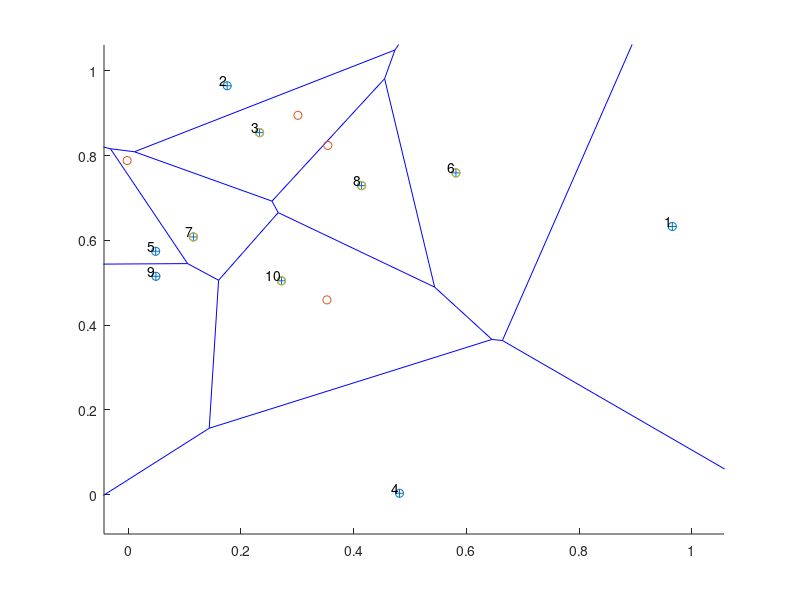

Source code (MATLAB):
% This code generates a Voronoi-Poisson tessellation
% A (homogeneous) Poisson point process (PPP) is created on a rectangle.
% Then the Voronoi tesselation is found using the MATLAB function[1], which
% is based on the Qhull project[2] .
% All points (or cells) of the PPP are numbered arbitrarily.
% In each *bounded* Voronoi cell a new point is uniformly placed.
%
% The placement step is done by first dividing each (bounded) Voronoi cell
% (ie an irregular polygon) with, say, m sides into m scalene triangles.
% The i th triangle is then randomly chosen based on the ratio of areas.
% A point is then uniformly placed on the i th triangle (via eq. 1 in [3]).
% The placement step is repeated for all bounded Voronoi cells.
%
% A Voronoi diagram is displayed over the PPP. Points of the underlying PPP
% are marked green and blue if they are located respectively in bounded and
% unbounded Voronoi cells. The uniformly placed points in the bounded
% cells are marked red.
%
% If there are no bounded Voronoi cells, no diagram is created.
%
% Author: H.Paul Keeler, 2019
%
% [1] http://www.mathworks.com.au/help/matlab/ref/voronoin.html
% [2] http://www.qhull.org/
% [2] Osada, R., Funkhouser, T., Chazelle, B. and Dobkin. D.,
% "Shape distributions", ACM Transactions on Graphics, vol 21, issue 4,
% 2002

clearvars; close all; clc;

%Simulation window parameters
xMin=0;
xMax=1;
yMin=0;
yMax=1;
%rectangle dimensions
xDelta=xMax-xMin; %width 
yDelta=yMax-yMin; %height
areaTotal=xDelta*yDelta; %area of simulation window

%Point process parameters
lambda=10; %intensity (ie mean density) of the Poisson process

%Simulate Poisson point process
numbPoints=poissrnd(areaTotal*lambda);%Poisson number of points
xx=xDelta*(rand(numbPoints,1))+xMin;%x coordinates of Poisson points
yy=xDelta*(rand(numbPoints,1))+yMin;%y coordinates of Poisson points

xxyy=[xx(:) yy(:)]; %combine x and y coordinates
%Perform Voronoi tesseslation using built-in function
[vertexAll,cellAll]=voronoin(xxyy);
%vertexAll is x/y coordinates of all vertices
numbCells=numbPoints; %number of Voronoi cells (including unbounded)

%initialize  arrays
booleBounded=zeros(numbCells,1);
uu=zeros(numbCells,1);
vv=zeros(numbCells,1);

%Loop through for all Voronoi cells
for ii=1:numbCells
    %check for unbounded cells (index 1 corresponds to a point at infinity)
    booleBounded(ii)=~(any((cellAll{ii})==1));
    
    %checks if the Voronoi cell is bounded. if bounded, calculates its area
    %and assigns a single point uniformly in the Voronoi cell.
    
    %%%START-- Randomly place a point in a bounded Voronoi cell --START%%%
    if booleBounded(ii)
        xx0=xx(ii);yy0=yy(ii); %the (Poisson) point of the Voronoi cell
        %x/y values for current cell
        xxCell=vertexAll(cellAll{ii},1);
        yyCell=vertexAll(cellAll{ii},2);
        
        %%% START -- Caclulate areas of triangles -- START%%%
        %calculate area of triangles of bounded cell (ie irregular polygon)
        numbTri=length(xxCell); %number of triangles
        %create some indices for calculating triangle areas
        indexVertex=1:(numbTri+1); %number vertices
        indexVertex(end)=1; %repeat first index (ie returns to the start)
        indexVertex1=indexVertex(1:numbTri); %first vertex index
        indexVertex2=indexVertex(2:numbTri+1);  %second vertex index
        %calculate areas of triangles using shoelace formula
        areaTri=abs((xxCell(indexVertex1)-xx0).*(yyCell(indexVertex2)-yy0)...
            -(xxCell(indexVertex2)-xx0).*(yyCell(indexVertex1)-yy0))/2;
        areaPoly=sum(areaTri); %total area of cell/polygon
        %%%END-- Caclulate areas of triangles -- END%%%
        
        %%%START -- Randomly placing point -- START%%%
        %%% place a point uniformaly in the (bounded) polygon
        %randomly choose the triangle (from the set that forms the polygon)
        cdfTri=cumsum(areaTri)/areaPoly; %create triangle CDF
        indexTri=find(rand(1,1)<=cdfTri,1); %use CDF to choose #
        
        indexVertex1=indexVertex(indexTri); %first vertex index
        indexVertex2=indexVertex(indexTri+1); %second vertex index
        %for all triangles
        xxTri=[xx0, xxCell(indexVertex1),xxCell(indexVertex2)];
        yyTri=[yy0, yyCell(indexVertex1),yyCell(indexVertex2)];
        
        %create two sets of uniform random variables on unit interval
        uniRand1=rand(1,1); uniRand2=rand(1,1);
        
        %point is uniformly placed in the triangle via equation (1)in [2]
        %x coordinate (via eq. 1 in [3])
        uu(ii)=(1-sqrt(uniRand1))*xxTri(1)...
            +sqrt(uniRand1)*(1-uniRand2)*xxTri(2)...
            +sqrt(uniRand1)*uniRand2*xxTri(3);
        %y coordinate (via eq. 1 in [3])
        vv(ii)=(1-sqrt(uniRand1))*yyTri(1)...
            +sqrt(uniRand1)*(1-uniRand2)*yyTri(2)...
            +sqrt(uniRand1)*uniRand2*yyTri(3);
        %%%END -- Randomly placing point -- END%%%
        
    end
    %%% END -- Randomly place a point in a Voronoi cell -- END%%%
end

indexBounded=find(booleBounded==1); %find bounded cells
%remove unbounded cells
uu=uu(indexBounded); 
vv=vv(indexBounded); 
numbBounded=length(indexBounded); %number of bounded cells
percentBound=numbBounded/numbCells; %percent of bounded Voronoi cells

%%%START -- Plotting section -- START%%%
if (numbBounded>0)
    figure; hold on;
    %create voronoi diagram on the point pattern
    voronoi(xx,yy);
    %plot the underlying point pattern
    scatter(xx,yy,'bo');
    %put a red o uniformly in each bounded Voronoi cell
    scatter(uu,vv,'ro');
    % put a green * on the base station of each Voronoi bounded cell
    scatter(xx(indexBounded),yy(indexBounded),'g*');
    
    %number the points/cells
    labels=cellstr(num2str((1:numbPoints)'));%labels correspond to their order
    text(xx, yy, labels, 'VerticalAlignment','bottom', ...
        'HorizontalAlignment','right');    
end
%%%END -- Plotting section -- END%%%